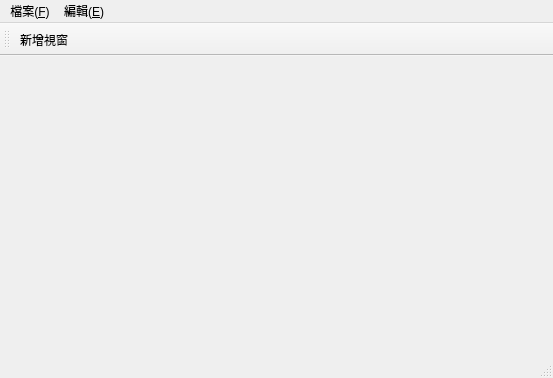
<?xml version="1.0" encoding="UTF-8"?>
<ui version="4.0">
 <class>MainWindow</class>
 <widget class="QMainWindow" name="MainWindow">
  <property name="geometry">
   <rect>
    <x>0</x>
    <y>0</y>
    <width>553</width>
    <height>378</height>
   </rect>
  </property>
  <property name="windowTitle">
   <string>MainWindow</string>
  </property>
  <widget class="QWidget" name="centralwidget">
   <widget class="QWidget" name="gridLayoutWidget">
    <property name="geometry">
     <rect>
      <x>20</x>
      <y>20</y>
      <width>501</width>
      <height>281</height>
     </rect>
    </property>
    <layout class="QGridLayout" name="MaingridLayout"/>
   </widget>
  </widget>
  <widget class="QMenuBar" name="menubar">
   <property name="geometry">
    <rect>
     <x>0</x>
     <y>0</y>
     <width>553</width>
     <height>22</height>
    </rect>
   </property>
   <widget class="QMenu" name="menu">
    <property name="title">
     <string>檔案(&amp;F)</string>
    </property>
    <addaction name="fileOpenAction"/>
    <addaction name="fileNewAction"/>
    <addaction name="fileCloseAction"/>
   </widget>
   <widget class="QMenu" name="menu_E">
    <property name="title">
     <string>編輯(&amp;E)</string>
    </property>
   </widget>
   <addaction name="menu"/>
   <addaction name="menu_E"/>
  </widget>
  <widget class="QStatusBar" name="statusbar"/>
  <widget class="QToolBar" name="toolBar">
   <property name="windowTitle">
    <string>toolBar</string>
   </property>
   <attribute name="toolBarArea">
    <enum>TopToolBarArea</enum>
   </attribute>
   <attribute name="toolBarBreak">
    <bool>false</bool>
   </attribute>
   <addaction name="addWinAction"/>
  </widget>
  <action name="fileOpenAction">
   <property name="text">
    <string>開啟</string>
   </property>
   <property name="shortcut">
    <string>Alt+O</string>
   </property>
  </action>
  <action name="fileNewAction">
   <property name="text">
    <string>新增</string>
   </property>
   <property name="shortcut">
    <string>Alt+N</string>
   </property>
  </action>
  <action name="fileCloseAction">
   <property name="text">
    <string>關閉</string>
   </property>
   <property name="shortcut">
    <string>Alt+C</string>
   </property>
  </action>
  <action name="addWinAction">
   <property name="text">
    <string>新增視窗</string>
   </property>
   <property name="toolTip">
    <string>新增視窗</string>
   </property>
  </action>
 </widget>
 <resources/>
 <connections/>
</ui>
